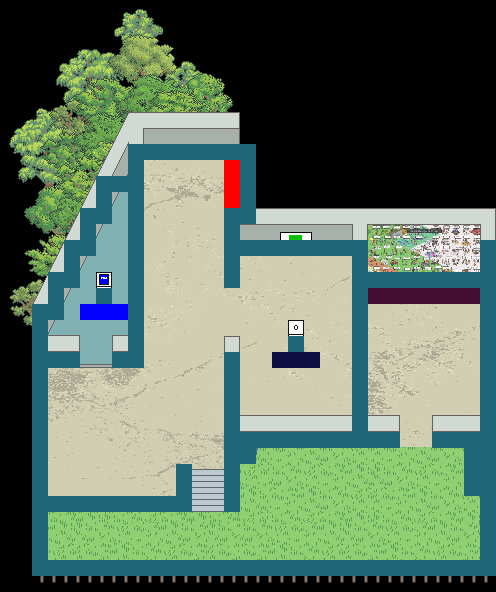

Tiled map render using the project's own tile images. Description and the map definition, with tile-layer contents summarised, below:
An orthogonal 31x37 tile map with 16x16 px tiles, 3 tile layers (collision, interaction, overCharacter), 1 hidden layer not drawn, 3 tilesets, 1 image layer and 4 objects (spawnPoint, green, blue, freetime).

<map version="1.10" tiledversion="1.10.2" orientation="orthogonal" renderorder="right-down" width="31" height="37" tilewidth="16" tileheight="16" infinite="0" nextlayerid="7" nextobjectid="6">
 <editorsettings>
  <export target="busanTop.json" format="json" />
 </editorsettings>
 <tileset firstgid="1" name="busan-interaction" tilewidth="16" tileheight="16" tilecount="40" columns="10">
  <image source="busan-interactive.png" width="160" height="64" />
  <tile id="0">
   <properties>
    <property name="name" value="moveTo1F" />
   </properties>
  </tile>
  <tile id="2">
   <properties>
    <property name="name" value="toRoof" />
   </properties>
  </tile>
  <tile id="10">
   <properties>
    <property name="name" value="green" />
   </properties>
  </tile>
  <tile id="11">
   <properties>
    <property name="name" value="blue" />
   </properties>
  </tile>
  <tile id="12">
   <properties>
    <property name="name" value="freetime" />
   </properties>
  </tile>
 </tileset>
 <tileset firstgid="41" name="collision" tilewidth="16" tileheight="16" tilecount="4" columns="2">
  <image source="simple_tile.png" width="32" height="32" />
  <tile id="0">
   <properties>
    <property name="name" value="art1" />
   </properties>
  </tile>
  <tile id="1">
   <properties>
    <property name="collides" type="bool" value="true" />
   </properties>
  </tile>
 </tileset>
 <tileset firstgid="45" name="background" tilewidth="16" tileheight="16" tilecount="1254" columns="33">
  <image source="../img/tilesetimages/busanTop.png" width="528" height="616" />
 </tileset>
 <imagelayer id="2" name="Image Layer 1">
  <image source="../img/tilesetimages/busanTop.png" width="528" height="616" />
 </imagelayer>
 <imagelayer id="6" name="marking" visible="0" opacity="0.85" offsetx="-34.4055" offsety="-74.3752">
  <image source="../img/tilesetimages/busanTopMarking.png" width="651" height="922" />
 </imagelayer>
 <layer id="1" name="collision" width="31" height="37">
  <data>[1147 cells, 177 non-empty, 1 distinct tile ids]</data>
 </layer>
 <layer id="3" name="interaction" width="31" height="37">
  <data>[1147 cells, 16 non-empty, 4 distinct tile ids]</data>
 </layer>
 <layer id="4" name="overCharacter" width="31" height="37">
  <data>[1147 cells, 18 non-empty, 18 distinct tile ids]</data>
 </layer>
 <objectgroup id="5" name="Object Layer 1">
  <object id="2" name="spawnPoint" x="208.928" y="192.531">
   <point />
  </object>
  <object id="3" name="green" x="299.905" y="325.294">
   <point />
  </object>
  <object id="4" name="blue" x="106.844" y="278.219">
   <point />
  </object>
  <object id="5" name="freetime" x="433.725" y="249.127">
   <point />
  </object>
 </objectgroup>
</map>
